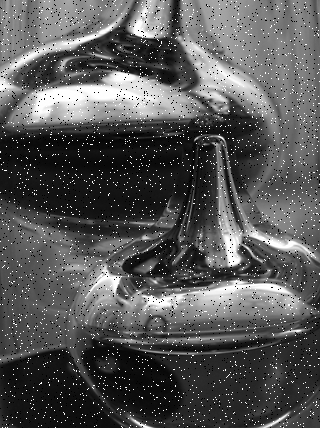
#> input picture ödev12/image1.png, 320 x 428 px, found by its file name
$ jupyter execute saltandpepper.ipynb
#> lines starting #> are read from the running program, lines starting #| are printed output that depends on the picture
<a href="https://colab.research.google.com/github/hilalkaynarcali/goruntu-isleme/blob/main/saltandpepper.ipynb" target="_parent"></a>

[cell 1]
import cv2
import numpy as np
import matplotlib.pyplot as plt

[cell 2]
image = cv2.imread("image1.png")
#> image is the input picture: shape (428, 320, 3); min 0, max 255, mean 86.8

image = cv2.cvtColor(image, cv2.COLOR_BGR2RGB)

plt.imshow(image)
plt.title("Salt and Pepper Gürültülü Resim")
plt.axis("off")
plt.show()

[cell 3]
median_opencv = cv2.medianBlur(image, 5)
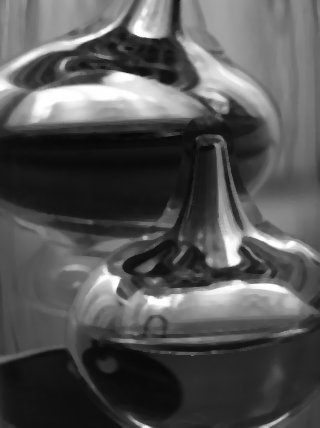
#> median_opencv: shape (428, 320, 3); min 7, max 254, mean 84.3

plt.figure(figsize=(10,5))

plt.subplot(1,2,1)
plt.imshow(image)
plt.title("Orijinal Gürültülü Resim")
plt.axis("off")

plt.subplot(1,2,2)
plt.imshow(median_opencv)
plt.title("OpenCV Medyan Filtre 5x5")
plt.axis("off")

plt.show()
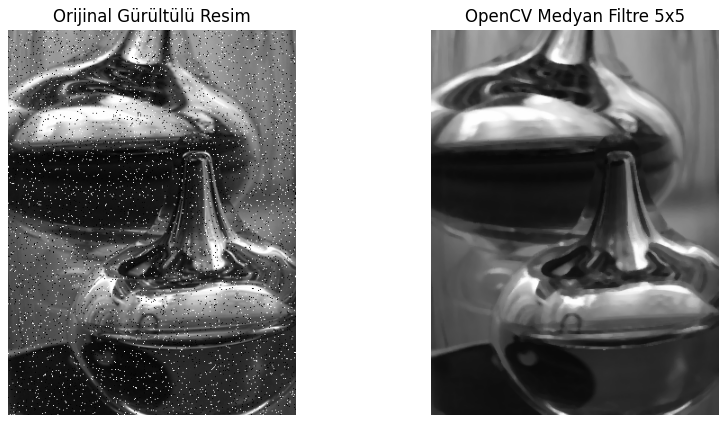
#> figure drawn by matplotlib, 2 panels

[cell 4]
def median_filter(image):

    height, width, channels = image.shape
#> height = 428; width = 320; channels = 3

    result = np.zeros_like(image)

    for i in range(2, height - 2):
        for j in range(2, width - 2):

            for k in range(channels):

                values = []

                for m in range(-2, 3):
                    for n in range(-2, 3):

                        values.append(image[i+m, j+n, k])

                values.sort()

                result[i, j, k] = values[12]
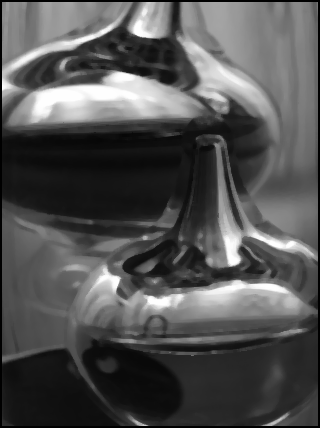
#> result: shape (428, 320, 3); min 0, max 254, mean 82.5

    return result

[cell 5]
median_manual = median_filter(image)

plt.figure(figsize=(10,5))

plt.subplot(1,2,1)
plt.imshow(image)
plt.title("Gürültülü Resim")
plt.axis("off")

plt.subplot(1,2,2)
plt.imshow(median_manual)
plt.title("Kendi Medyan Filtrem")
plt.axis("off")

plt.show()
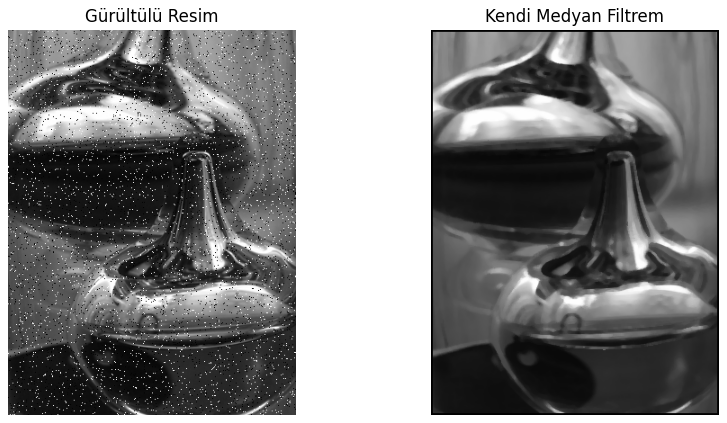
#> figure drawn by matplotlib, 2 panels

[cell 6]
plt.figure(figsize=(15,5))

plt.subplot(1,3,1)
plt.imshow(image)
plt.title("Orijinal Resim")
plt.axis("off")

plt.subplot(1,3,2)
plt.imshow(median_opencv)
plt.title("OpenCV Medyan Filtre")
plt.axis("off")

plt.subplot(1,3,3)
plt.imshow(median_manual)
plt.title("Kendi Medyan Filtrem")
plt.axis("off")

plt.show()
